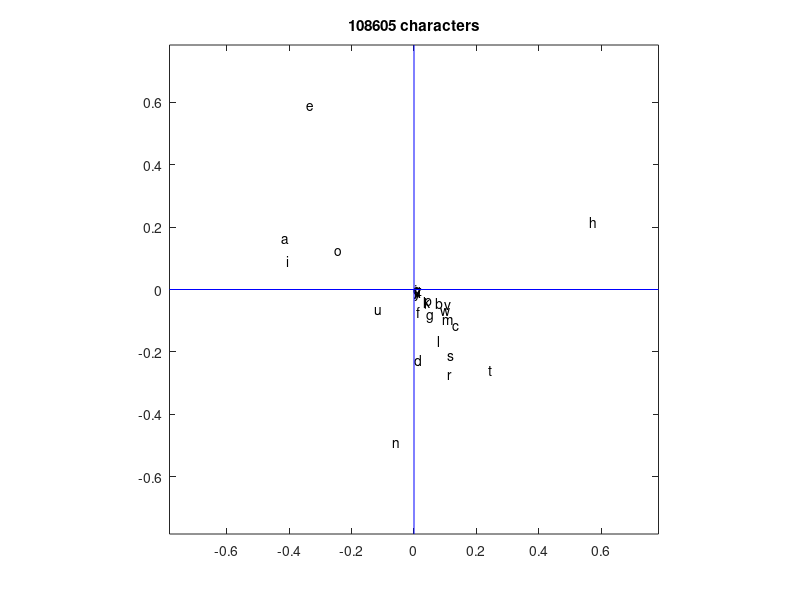

MATLAB code for this plot:
% CODE MODIFIED FROM: http://blogs.mathworks.com/cleve/2014/04/14/singular-value-analysis-of-cryptograms/

fid = fopen('english.txt');
k_letters = ['a','b','c','d','e','f','g','h','i','j','k','l','m','n','o','p','q','r','s','t','u','v','w','x','y','z'];
v = {'a','e','i','o','u'};
c = {'b','c','d','f','g','h','j','k','l','m','n','p','q','r','s','t','v','x','z'};

%fid = fopen('french.txt');
%k_letters = ['a','b','c','d','e','f','g','h','i','j','k','l','m','n','o','p','q','r','s','t','u','v','w','x','y','z','à','â','æ','ç','é','è','ê','ë','î','ï','ô','œ','ù','û','ü'];
%v = {'a','e','i','o','u','à','â','æ','é','è','ê','ë','î','ï','ô','œ','ù','û','ü'};
%c = {'b','c','d','f','g','h','j','k','l','m','n','p','q','r','s','t','v','x','z'};

%fid = fopen('greek.txt');
%k_letters = ['α','β','γ','δ','ε','ζ','η','θ','ι','κ','λ','μ','ν','ξ','ο','π','ρ','σ','ς','τ','υ','φ','χ','ψ','ω'];
%v = {'α','ε','η','ι','ο','υ','ω'};
%c = {'β','γ','δ','ζ','θ','κ','λ','μ','ν','ξ','π','ρ','σ','ς','τ','φ','χ','ψ'};

txt = fread(fid,'*char');
fclose(fid);
k = char(txt);
for i = 1:length(k_letters)
    k(k==k_letters(i)) = i;
end
k(k < 1 | k > length(k_letters)) = [];
j = k([2:length(k) 1]);
A = full(sparse(k,j,1,length(k_letters),length(k_letters)));
cnt = sum(A);
[U,S,V] = svd(A);
vowels = [];
consonants = [];
neuter = [];
for i = 1:length(k_letters)
   if cnt(i) > 0
      text(U(i,2),V(i,2),k_letters(i))
      if U(i,2) < 0 & V(i,2) > 0
          vowels{end + 1} = k_letters(i);
      elseif U(i,2) > 0 & V(i,2) < 0
          consonants{end + 1} = k_letters(i);
      else
          neuter{end + 1} = k_letters(i);
      end
   end
end
vowels
consonants
neuter
temp = consonants
consonants = vowels
vowels = temp
tp = intersect(vowels,v);            %true positive
tp = length(tp)
fp = intersect(consonants,v);		 %false positive
fp = length(fp)
fn = intersect(vowels,c);            %false negative
fn = length(fn)
tn = intersect(consonants,c);		 %true negative
tn = length(tn)

precision = tp/(tp+fp)
recall = tp/(tp+fn)
accuracy = (tp + tn)/(tp + tn + fp + fn)


fn = fn + length(neuter)            %false negative


precision = tp/(tp+fp)
recall = tp/(tp+fn)
accuracy = (tp + tn)/(tp + tn + fp + fn)

s = 4/3*max(max(abs(U(:,2))),max(abs(V(:,2))));
axis(s*[-1 1 -1 1])
axis square
line([0 0],[-s s],'color','b')
line([-s s],[0 0],'color','b')
box
title(sprintf('%d characters',length(k)))
